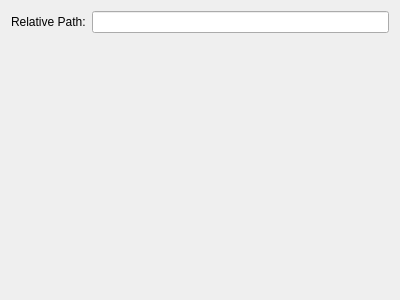
<?xml version="1.0" encoding="UTF-8"?>
<ui version="4.0">
 <class>Config</class>
 <widget class="QWidget" name="Config">
  <property name="geometry">
   <rect>
    <x>0</x>
    <y>0</y>
    <width>400</width>
    <height>300</height>
   </rect>
  </property>
  <layout class="QFormLayout" name="formLayout">
   <item row="0" column="0">
    <widget class="QLabel" name="label">
     <property name="text">
      <string>Relative Path:</string>
     </property>
    </widget>
   </item>
   <item row="0" column="1">
    <widget class="QLineEdit" name="relativePath"/>
   </item>
  </layout>
 </widget>
 <resources/>
 <connections/>
</ui>
